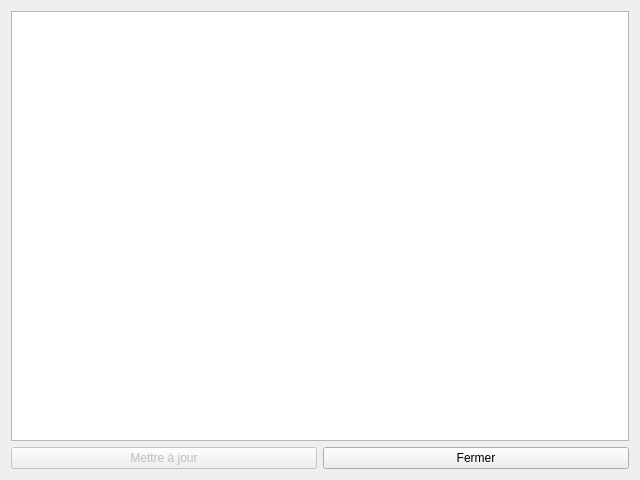
<?xml version="1.0" encoding="UTF-8"?>
<ui version="4.0">
 <class>DiagUp</class>
 <widget class="QDialog" name="DiagUp">
  <property name="geometry">
   <rect>
    <x>0</x>
    <y>0</y>
    <width>640</width>
    <height>480</height>
   </rect>
  </property>
  <property name="minimumSize">
   <size>
    <width>640</width>
    <height>480</height>
   </size>
  </property>
  <property name="maximumSize">
   <size>
    <width>640</width>
    <height>480</height>
   </size>
  </property>
  <property name="windowTitle">
   <string>Mises à jour</string>
  </property>
  <property name="windowIcon">
   <iconset resource="ressources.qrc">
    <normaloff>:/Icon.png</normaloff>:/Icon.png</iconset>
  </property>
  <layout class="QGridLayout" name="gridLayout">
   <item row="0" column="0">
    <layout class="QVBoxLayout" name="verticalLayout">
     <item>
      <widget class="QPlainTextEdit" name="message">
       <property name="readOnly">
        <bool>true</bool>
       </property>
      </widget>
     </item>
     <item>
      <layout class="QHBoxLayout" name="horizontalLayout">
       <property name="sizeConstraint">
        <enum>QLayout::SizeConstraint::SetFixedSize</enum>
       </property>
       <item>
        <widget class="QPushButton" name="update">
         <property name="enabled">
          <bool>false</bool>
         </property>
         <property name="text">
          <string>Mettre à jour</string>
         </property>
         <property name="icon">
          <iconset resource="ressources.qrc">
           <normaloff>:/images/assets/upgrade.svg</normaloff>:/images/assets/upgrade.svg</iconset>
         </property>
        </widget>
       </item>
       <item>
        <widget class="QPushButton" name="fermer">
         <property name="text">
          <string>Fermer</string>
         </property>
        </widget>
       </item>
      </layout>
     </item>
    </layout>
   </item>
  </layout>
 </widget>
 <resources>
  <include location="ressources.qrc"/>
 </resources>
 <connections/>
</ui>
